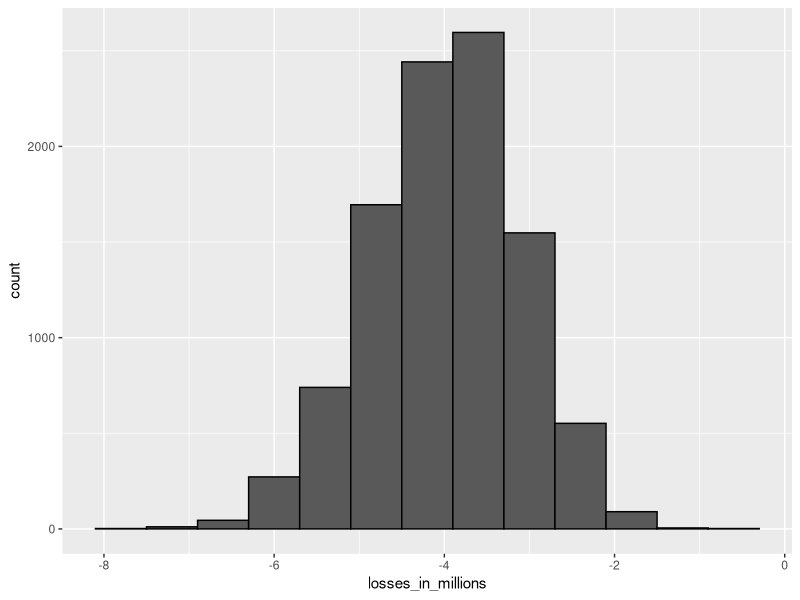

R code for this plot:
#Code: Interest rate sampling model
n <- 1000
loss_per_foreclosure <- -200000
p <- 0.02
defaults <- sample( c(0,1), n, prob=c(1-p, p), replace = TRUE)
sum(defaults * loss_per_foreclosure)
#Code: Interest rate Monte Carlo simulation
B <- 10000
losses <- replicate(B, {
    defaults <- sample( c(0,1), n, prob=c(1-p, p), replace = TRUE) 
  sum(defaults * loss_per_foreclosure)
})

#Code: Plotting expected losses
library(tidyverse)
data.frame(losses_in_millions = losses/10^6) %>%
  ggplot(aes(losses_in_millions)) +
  geom_histogram(binwidth = 0.6, col = "black")

#Code: Calculating interest rate for 1% probability of losing money
l <- loss_per_foreclosure
z <- qnorm(0.01)
x <- -l*( n*p - z*sqrt(n*p*(1-p)))/ ( n*(1-p) + z*sqrt(n*p*(1-p)))
x    # required profit when loan is not a foreclosure
x/180000    # interest rate
loss_per_foreclosure*p + x*(1-p)    # expected value of the profit per loan
n*(loss_per_foreclosure*p + x*(1-p)) # expected value of the profit over n loans

#Code: Monte Carlo simulation for 1% probability of losing money
#Note that your results will vary from the video because the seed is not set.

B <- 100000
profit <- replicate(B, {
    draws <- sample( c(x, loss_per_foreclosure), n, 
                        prob=c(1-p, p), replace = TRUE) 
    sum(draws)
})
mean(profit)    # expected value of the profit over n loans
mean(profit<0)    # probability of losing money



p <- .04
loss_per_foreclosure <- -200000
r <- 0.05
x <- r*180000
x
loss_per_foreclosure*p + x*(1-p)


p <- 0.04
x <- 0.05*180000

new_p <- 0.04 + sample(seq(-0.01, 0.01, length = 100), 1)
new_p


# Assign the number of loans to the variable `n`
n <- 10000

# Assign the loss per foreclosure to the variable `loss_per_foreclosure`
loss_per_foreclosure <- -200000

# Assign the probability of default to the variable `p_default`
p_default <- 0.03

# Use the `set.seed` function to make sure your answer matches the expected result after random sampling
set.seed(1)

# Generate a vector called `defaults` that contains the default outcomes of `n` loans

defaults <- sample(c(0,1),n,prob=c(1-p_default,p_default),replace=TRUE)
# Generate `S`, the total amount of money lost across all foreclosures. Print the value to the console.
S <- sum(defaults) *loss_per_foreclosure
S
